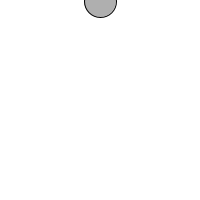
Frame 1 (no input)
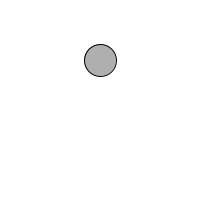
Frame 60 (the mouse pressed at the canvas centre just before this capture)
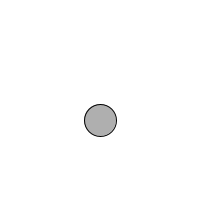
Frame 120 (the mouse held since frame 60 and released just before this capture)

The Processing sketch that drew these frames (run headless with seeded random() and noise(); from frame 60 on, the mouse is pressed at the canvas centre):

// Processing sketch: homework3_2
// ── homework3_2.pde
int circleY = 0;
int speed = 1;

void setup() {
  size(200,200);
  smooth();
}
void draw() {
  background(255);
  circleY = circleY + speed;
  if ( circleY > height || circleY < 0)
     speed = speed * -1;
  stroke(0);
  fill(175);
  ellipse(100, circleY, 32, 32);
}
void mousePressed() {
  if(mouseButton == LEFT){
    if(speed >= 0){
      speed = speed + 1;
      println(speed);
    }else{
      speed = speed - 1;
      println(speed);
    }
  }
  
  if (mouseButton == RIGHT){
    if(speed > 0){
      speed = speed - 1;
      println(speed);
    }else if(speed == 0){
      println(speed);
    }else{
      speed = speed + 1;
      println(speed);
    }
  }
}
